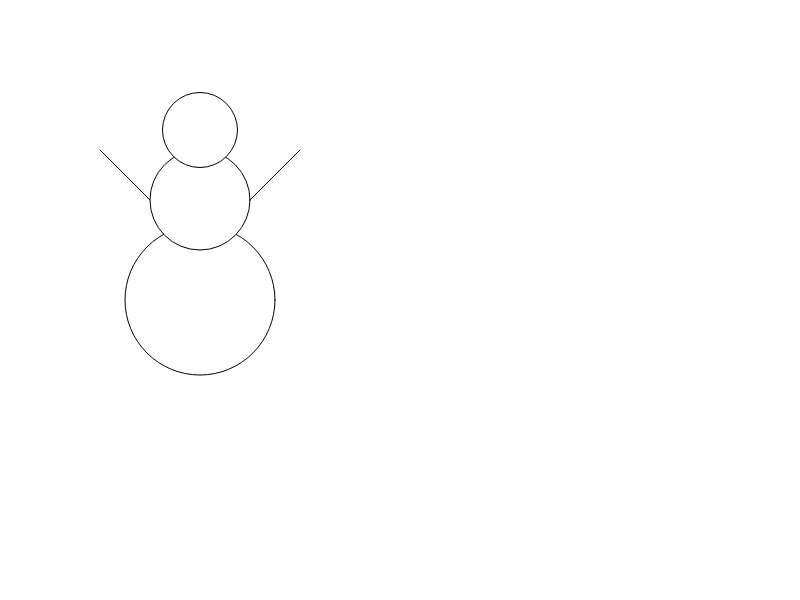
Frame 1 (no input)
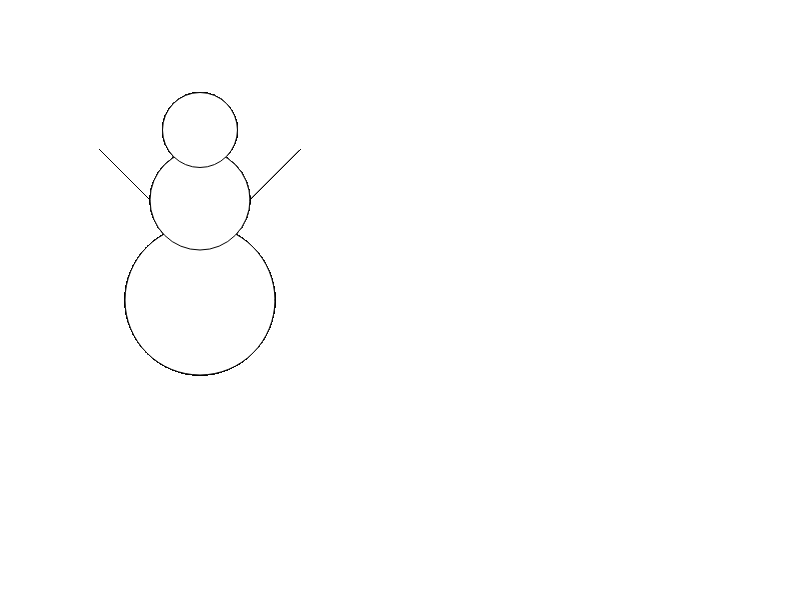
Frame 60 (no input)
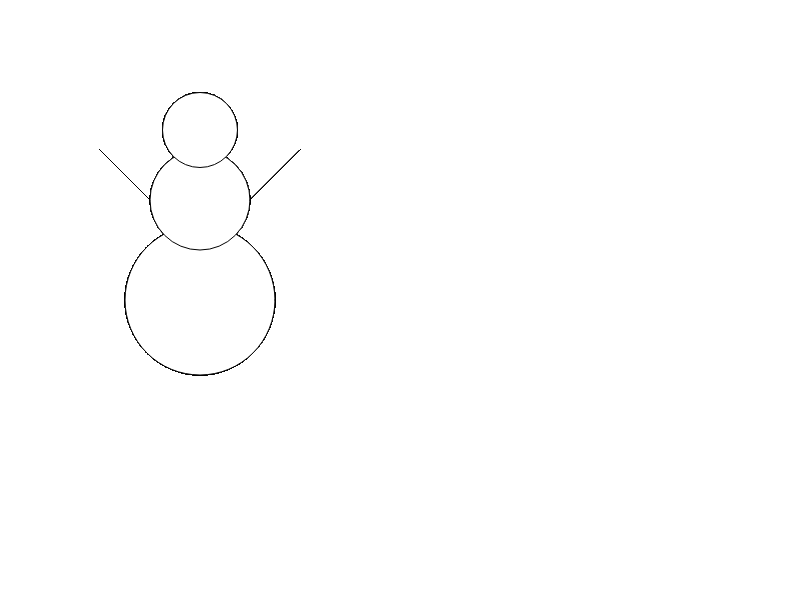
Frame 120 (the mouse pressed at the canvas centre since frame 60)

The p5.js sketch that drew these frames (run headless with seeded random() and noise() and a simulated clock; from frame 60 on, the mouse is pressed at the canvas centre):

// p5.js sketch
// ── sketch.js
function setup() {
  // put setup code here
  createCanvas(800,600);
}

function draw() {
  // put drawing code here
  ellipse(200, 300, 150, 150);
  ellipse(200, 200, 100, 100);
  ellipse(200, 130, 75, 75);
  line(150, 200, 100, 150);
  line(250, 200, 300, 150);
}
